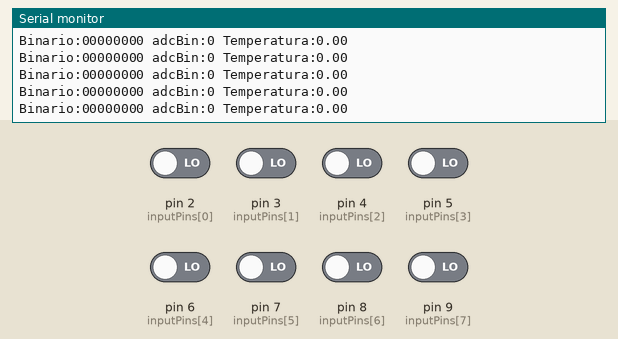
Simulated run of this sketch. Board: Arduino Uno, built with avr-gcc and run on an emulated ATmega328P. Shown: the last lines printed to the serial monitor. Inputs (shaded band) come from the test bench; at power-on: pin 2 (inputPins[0]), pin 3 (inputPins[1]), pin 4 (inputPins[2]), pin 5 (inputPins[3]), pin 6 (inputPins[4]), pin 7 (inputPins[5]), pin 8 (inputPins[6]), pin 9 (inputPins[7]) LOW.

Above: at 4.2 s.
4.3 s: pin 6 (inputPins[4]) driven HIGH
At 4.51 s:
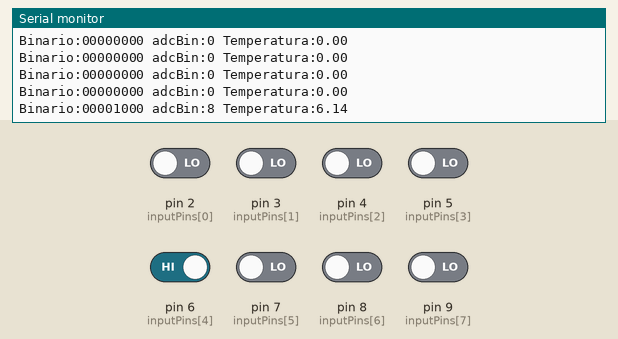
7.3 s: pin 2 (inputPins[0]) driven HIGH
At 7.53 s:
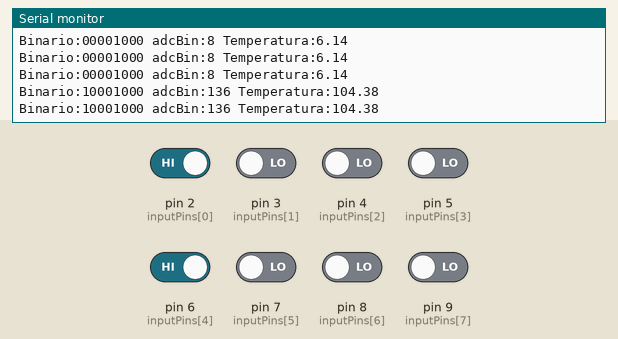
8.8 s: pin 3 (inputPins[1]) driven HIGH
At 8.94 s:
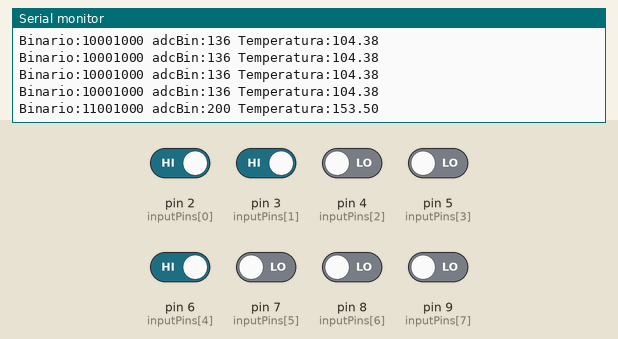
11.8 s: pin 4 (inputPins[2]) driven HIGH
At 12.01 s:
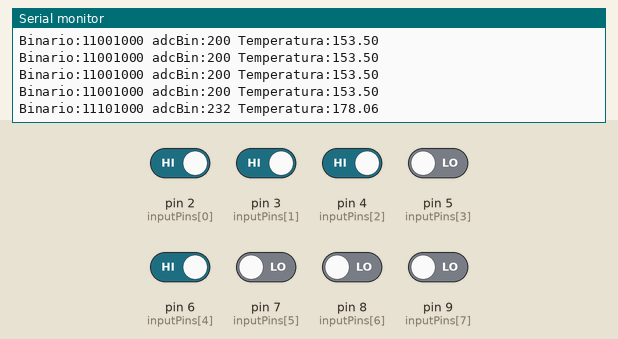
13.3 s: pin 8 (inputPins[6]) driven HIGH
At 13.43 s:
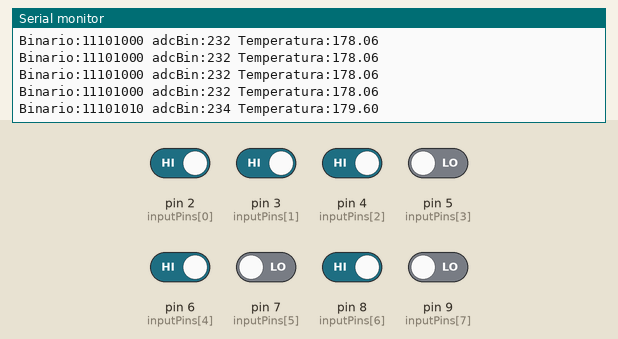
16.3 s: pin 5 (inputPins[3]) driven HIGH
At 16.5 s:
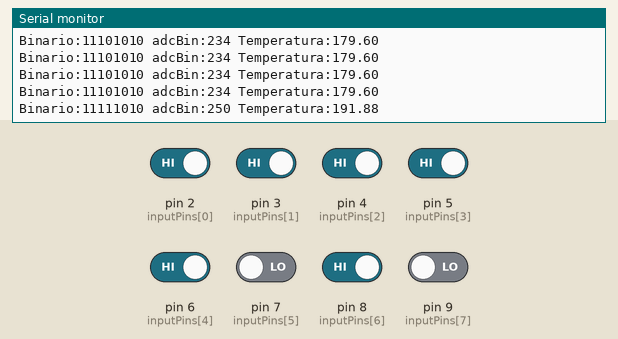
Timing chart, 0 to 18.8 s (numbered marks = the images above; inputs shaded):
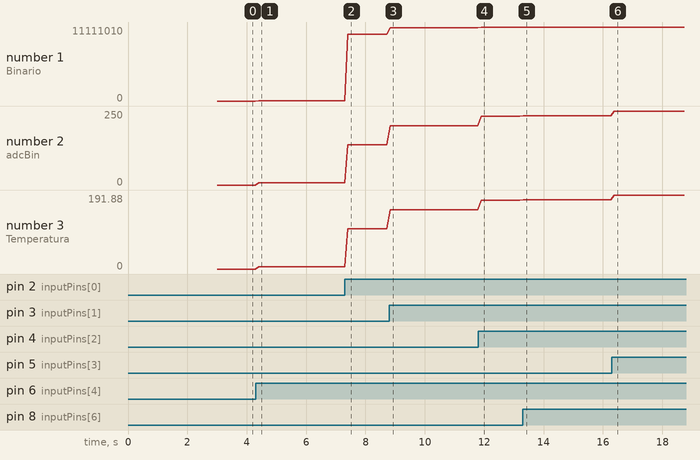

The sketch:

dataToBluetooth.ino
```cpp
#include <SoftwareSerial.h>
const int inputPins[8] = {2, 3, 4, 5, 6, 7, 8, 9}; // Pines de entrada
int inputValues[8];                                // Valores de entrada
char PASS[5] = "1234";
SoftwareSerial blue(12, 13);

void setup()
{

  Serial.begin(9600);

  for (int i = 0; i < 8; i++)
  {
    pinMode(inputPins[i], INPUT); // Configura los pines como entradas
  }
  blue.begin(9600);
  Serial.println("ENTER AT Commands:");
  delay(1000);

  blue.print("AT");
  delay(1000);

  blue.print("AT+PIN");
  blue.print(PASS);
  delay(1000);
}

void loop()
{
  int adcBin = 0;
  int powTen = 1;
  String binToSend = "";
  Serial.print("Binario:");
  for (int i = 0; i < 8; i++)
  {

    inputValues[i] = digitalRead(inputPins[i]); // Lee el valor de cada pin
    binToSend += String(inputValues[i]);
    adcBin = (adcBin << 1) | inputValues[i];
    Serial.print(inputValues[i]);
  }

  double temperature = 0.0;
  Serial.print(" adcBin:");
  Serial.print(adcBin);
  temperature = adcBin / (1.3029);
  Serial.print(" Temperatura:");
  Serial.print(temperature);


  String dataToSend = binToSend + " " + String(temperature);
  blue.print(dataToSend);
  Serial.println();
  delay(100);
}
```

Measured:
- after the input at 4.3 s, the serial monitor: prints a new line after 0.10 s (image 1)
- after the input at 7.3 s, the serial monitor: prints a new line after 0.11 s (image 2)
- after the input at 8.8 s, the serial monitor: prints a new line at once (image 3)
- after the input at 11.8 s, the serial monitor: prints a new line after 0.10 s (image 4)
- after the input at 13.3 s, the serial monitor: prints a new line at once (image 5)
- after the input at 16.3 s, the serial monitor: prints a new line after 0.09 s (image 6)
- plotted number 1: 0 → 1000 after the input at 4.3 s, 1000 → 10001000 after the input at 7.3 s, 10001000 → 11001000 after the input at 8.8 s, 11001000 → 11101000 after the input at 11.8 s, 11101000 → 11101010 after the input at 13.3 s
- plotted number 2: 0 → 8 after the input at 4.3 s, 8 → 136 after the input at 7.3 s, 136 → 200 after the input at 8.8 s, 200 → 232 after the input at 11.8 s, 232 → 234 after the input at 13.3 s
